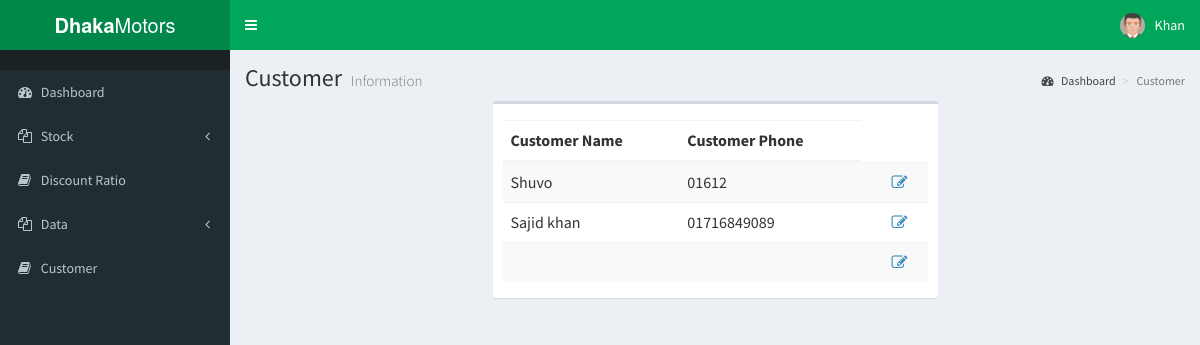
Screenshot of /pages/Administrator/customer.php (signed in) with the database file from the repository.
### tables this page shows
CREATE TABLE `customer` (
  `cID` int(11) NOT NULL,
  `name` varchar(30) DEFAULT NULL,
  `phone` varchar(11) DEFAULT NULL,
  `email` varchar(30) DEFAULT NULL,
  `nid` varchar(15) DEFAULT NULL,
  `userName` varchar(30) DEFAULT NULL,
  `password` varchar(30) DEFAULT NULL
);

### pages/Administrator/customer.php (the view, shortened to what this page needs)
<?php
 include 'layout/head.php';
?>
<div class="content-wrapper">
    <section class="content-header">
        <h1>
            Customer
            <small>Information</small>
        </h1>
        <ol class="breadcrumb">
            <li><a href="index.php"><i class="fa fa-dashboard"></i> Dashboard</a></li>
            <li class="active">Customer</li>
        </ol>
    </section>
    <section class="content">
        <div class="row">
            <div class="col-xs-3"></div>
            <div class="col-xs-6">
                <div class="box">
                    <div class="box-body">
                        <table id="example1" class="table table-striped">
                            <thead>
                                <tr>
                                <tr>
                                    <th>Customer Name</th>
                                    <th>Customer Phone</th>
                                </tr>
                                </tr>
                            </thead>
                            <tbody>
                                <?php
                  $con=mysqli_connect('localhost','root','','dhaka_motors');
                    $query="select *
                        from customer
                        ";
                    $result=mysqli_query($con,$query);
                    if(mysqli_num_rows($result)>0){
                      while($row=mysqli_fetch_array($result, MYSQLI_ASSOC)){
                        echo "<tr>";
                        echo "<td>".$row['name']."</td>";
                        echo "<td>".$row['phone']."</td>";
                        echo "<td><a href='details_customer.php?cID=".$row['cID']."'></a></td>";
                        echo "<td><a href='update_customer.php?cID=".$row['cID']."'><span class='fa fa-edit'></span></a></td>";
                        echo "</tr>";
                      }
                  ?>
                                <?php
                    }else{
                      echo "No Customer Available";
                      echo "<br></br>";
                    }
                  ?>
                            </tbody>
                        </table>
                    </div>
                </div>
            </div>
        </div>
    </section>
</div>
<?php
 include 'layout/foot.php';
?>

### documentation/style.css (style rules this page uses)
.content { font-size: 16px; z-index: 500; }
.content { padding: 10px 25px; }

### rows the page displays
customer: name "Shuvo", phone "01612"
customer: name "Sajid khan", phone "01716849089"

### other values shown
$_SESSION['userName'] "Khan"
